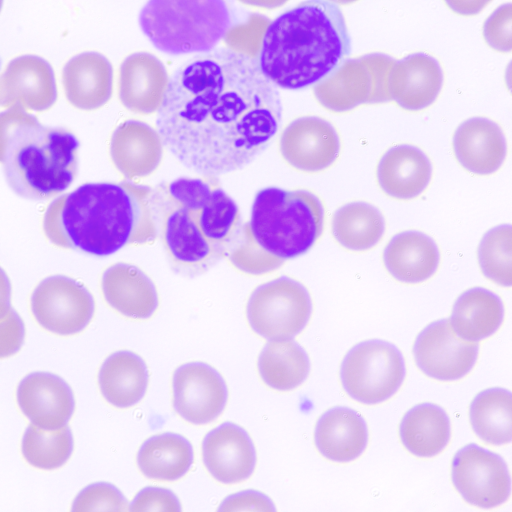
#> input picture image_1.png, 512 x 512 px
$ python red_blood_cells_detection.py
#> lines starting #> are read from the running program, lines starting #| are printed output that depends on the picture; after the words box and inside, x2 and y2 are one past the last pixel; in counts of white or black regions, pixels touching at a corner belong together
import cv2
import numpy as np

def nothing(x):
    pass

def create_windows():
    cv2.namedWindow('trackbars', cv2.WINDOW_NORMAL)

    cv2.resizeWindow("trackbars", 700, 300)

def create_trackbars():
    cv2.createTrackbar('image', 'trackbars', 0, 1, nothing)

    cv2.createTrackbar('gaussian_blur_kernel', 'trackbars', 31, 50, nothing)

    cv2.createTrackbar('threshold_min', 'trackbars', 178, 255, nothing)

    cv2.createTrackbar('threshold_max', 'trackbars', 255, 255, nothing)

    cv2.createTrackbar('dilatation_size', 'trackbars', 2, 50, nothing)

    cv2.createTrackbar('min_color_H', 'trackbars', 134, 255, nothing)

    cv2.createTrackbar('min_color_S', 'trackbars', 0, 255, nothing)

    cv2.createTrackbar('min_color_V', 'trackbars', 210, 255, nothing)

    cv2.createTrackbar('max_color_H', 'trackbars', 176, 255, nothing)

    cv2.createTrackbar('max_color_S', 'trackbars', 74, 255, nothing)

    cv2.createTrackbar('max_color_V', 'trackbars', 240, 255, nothing)

    cv2.createTrackbar('watershed_distance_ratio', 'trackbars', 28, 50, nothing)

def main():

    create_windows()

    create_trackbars()

    while(True):

        which_image = cv2.getTrackbarPos('image', 'trackbars')

        if which_image == 0:
            basic_img = cv2.imread("image_1.png", cv2.IMREAD_COLOR)
#> basic_img is the input picture: shape (512, 512, 3); mean B, G, R 245.4, 204.8, 228.7
            cv2.setTrackbarPos("dilatation_size", "trackbars", 5)
            cv2.setTrackbarPos("max_color_V", "trackbars", 239)
            cv2.setTrackbarPos("watershed_distance_ratio", "trackbars", 37)
        else:
            basic_img = cv2.imread("image_2.png", cv2.IMREAD_COLOR)
            cv2.setTrackbarPos("dilatation_size", "trackbars", 2)
            cv2.setTrackbarPos("max_color_V", "trackbars", 240)
            cv2.setTrackbarPos("watershed_distance_ratio", "trackbars", 28)

        img_source = basic_img.copy()

        img_main = cv2.cvtColor(basic_img, cv2.COLOR_BGR2HSV)
#> img_main: shape (512, 512, 3); mean H, S, V 137.2, 43.3, 245.5

        gaussian_blur_kernel = cv2.getTrackbarPos('gaussian_blur_kernel', 'trackbars')

        treshold_max = cv2.getTrackbarPos('threshold_max', 'trackbars')

        treshold_min = cv2.getTrackbarPos('threshold_min', 'trackbars')

        dilatation_size = cv2.getTrackbarPos('dilatation_size', 'trackbars')

        color_min_h = cv2.getTrackbarPos('min_color_H', 'trackbars')

        color_min_s = cv2.getTrackbarPos('min_color_S', 'trackbars')

        color_min_v = cv2.getTrackbarPos('min_color_V', 'trackbars')

        color_max_h = cv2.getTrackbarPos('max_color_H', 'trackbars')

        color_max_s = cv2.getTrackbarPos('max_color_S', 'trackbars')

        color_max_v = cv2.getTrackbarPos('max_color_V', 'trackbars')

        watershed_ratio = cv2.getTrackbarPos('watershed_distance_ratio', 'trackbars')

        if gaussian_blur_kernel % 2 == 0:
            gaussian_blur_kernel = gaussian_blur_kernel + 1

        img_blur = cv2.GaussianBlur(img_main, (gaussian_blur_kernel, gaussian_blur_kernel), cv2.BORDER_DEFAULT)   # application of Gaussian blur
#> img_blur: shape (512, 512, 3); mean H, S, V 137.2, 43.3, 245.5

        lower_bound = np.array([color_min_h, color_min_s, color_min_v])
        upper_bound = np.array([color_max_h, color_max_s, color_max_v])

        img = cv2.inRange(img_blur, lower_bound, upper_bound)   # color filtering
#> img: shape (512, 512); 24.3% white; 38 white regions (1 under 20 px)

        img = cv2.bitwise_and(img_blur, img_blur, mask=img)  # removing non-compliant parts from the image
#> img: shape (512, 512, 3); mean H, S, V 34, 12.1, 56.5

        if dilatation_size % 2 == 0:
            dilatation_size += 1

        img = cv2.dilate(img, cv2.getStructuringElement(cv2.MORPH_ELLIPSE, (dilatation_size, dilatation_size)))   # dilation
#> img: shape (512, 512, 3); mean H, S, V 41.4, 15.2, 69.4

        img = cv2.cvtColor(img, cv2.COLOR_HSV2RGB)
        img = cv2.cvtColor(img, cv2.COLOR_RGB2GRAY)   # to gray model
#> img: shape (512, 512)

        img = cv2.GaussianBlur(img, (5, 5), cv2.BORDER_DEFAULT)   # Gaussian blur again

        ret, img = cv2.threshold(img, treshold_min, treshold_max, cv2.THRESH_TOZERO)   # threshold to zero
#> ret = 178

        cv2.imshow('Before filling', img)

        img_contours, hierarchy = cv2.findContours(img, cv2.RETR_CCOMP, cv2.CHAIN_APPROX_SIMPLE)   # finding contours
#> img_contours = 52 contours, 1 with area under 20; largest, box (x1, y1, x2, y2) and area: (316, 55, 441, 111) 5071, (251, 281, 308, 389) 4176, (419, 290, 502, 378) 4079, (19, 375, 72, 469) 3886, (0, 56, 56, 159) 3066

        for cnt in img_contours:
            img = cv2.drawContours(img, [cnt], 0, 255, -1)   # drawing contours into the current image
            cv2.drawContours(img_source, [cnt], 0, (255, 255, 255), -1)   # drawing contours into a copy of the original image
#> this loop made 52 passes
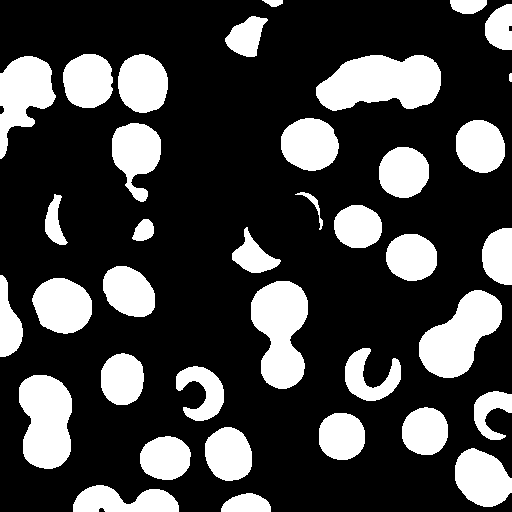
#> img: shape (512, 512); 26.1% white; 37 white regions, largest, box (x1, y1, x2, y2) and area: (316, 55, 441, 111) 5218, (251, 281, 308, 389) 4309, (419, 290, 502, 378) 4199

        kernel = np.ones((3, 3), np.uint8)
        sure_bg = cv2.dilate(img, kernel, iterations=1)   # dilation = background of cells
#> sure_bg: shape (512, 512); 28.9% white; 37 white regions, largest, box (x1, y1, x2, y2) and area: (315, 54, 442, 112) 5624, (250, 280, 309, 390) 4693, (418, 289, 503, 379) 4545

        watershed_ratio = watershed_ratio / 50

        dist_transform = cv2.distanceTransform(img, cv2.DIST_L2, 3)   # distance based on the ratio of background to foreground
        ret, sure_fg = cv2.threshold(dist_transform, watershed_ratio * dist_transform.max(), 255, 0)   # threshold to obtain the foreground
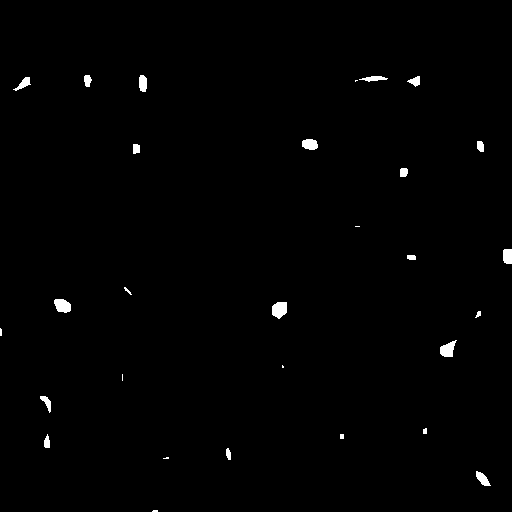
#> sure_fg: shape (512, 512) float32; 0.77% white; 29 white regions (7 under 20 px), largest, box (x1, y1, x2, y2) and area: (272, 302, 287, 319) 203, (54, 299, 71, 313) 185, (440, 340, 457, 357) 179
#> ret = 20.49

        sure_fg = np.uint8(sure_fg)
        unknown = cv2.subtract(sure_bg, sure_fg)   # area between background and foreground = unknown part
#> unknown: shape (512, 512); 28.1% white; 37 white regions, largest, box (x1, y1, x2, y2) and area: (315, 54, 442, 112) 5439, (250, 280, 309, 390) 4485, (418, 289, 503, 379) 4341

        ret, markers = cv2.connectedComponents(sure_fg)   # connected components to obtain markers for watershed
#> markers: shape (512, 512) int32; 30 distinct labels, from 0 to 29
#> ret = 30

        markers = markers + 1
#> markers: shape (512, 512) int32; 30 distinct labels, from 1 to 30

        markers[unknown == 255] = 0
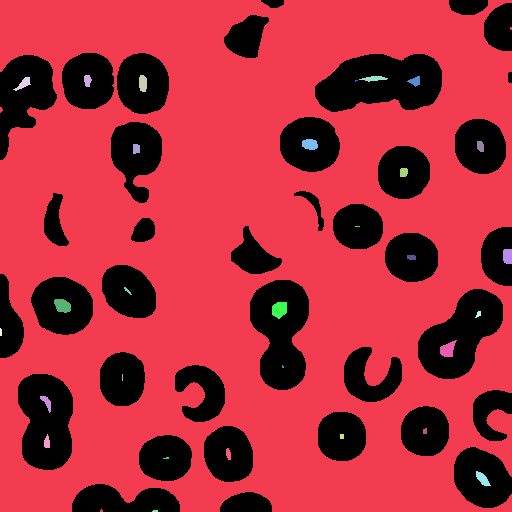
#> markers: shape (512, 512) int32; 31 distinct labels, from 0 to 30; one colour per label, 0 black

        img_new = img_source.copy()   # copying the original image with drawn contours

        markers = cv2.watershed(img_new, markers)   # watershed
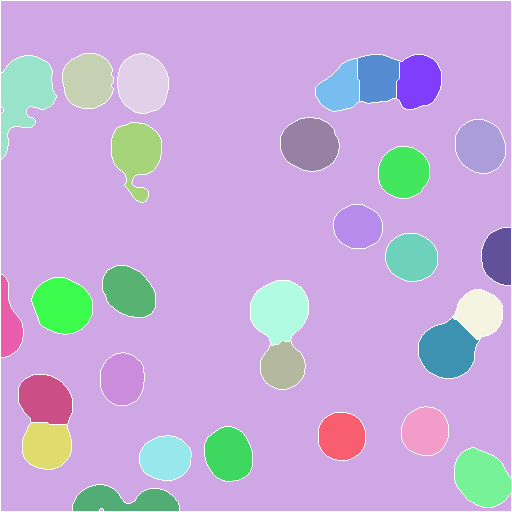
#> markers: shape (512, 512) int32; 31 distinct labels, from -1 to 30; one colour per label, 0 black, -1 white

        markers_length_x = len(markers)
#> markers_length_x = 512
        markers_length_y = len(markers[0])
#> markers_length_y = 512

        for i in range(0, markers_length_x):   # distortion of pixels in a crosswise manner
            for j in range(0, markers_length_x):
                if(markers[i, j] == -1):
                    img[i, j] = 0
                    if(i + 1 < markers_length_x):
                        img[i + 1, j] = 0
                    if(i - 1 > 0):
                        img[i - 1, j] = 0
                    if (j + 1 < markers_length_y):
                        img[i, j + 1] = 0
                    if (j - 1 > 0):
                        img[i, j - 1] = 0
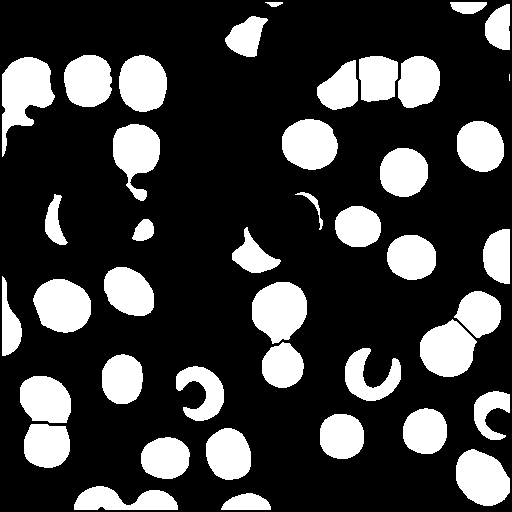
#> img: shape (512, 512); 24% white; 42 white regions (1 under 20 px)

        label_hue = np.uint8(179 * markers / np.max(markers))
        blank_ch = 255 * np.ones_like(label_hue)
        labeled_img = cv2.merge([label_hue, blank_ch, blank_ch])
        labeled_img = cv2.cvtColor(labeled_img, cv2.COLOR_HSV2BGR)   # displaying contours in different colors
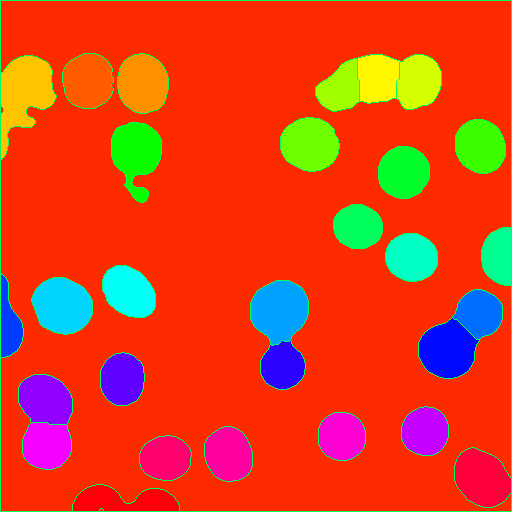
#> labeled_img: shape (512, 512, 3); mean B, G, R 30.3, 67.2, 220.2

        for cnt in img_contours:
            cv2.drawContours(img_source, [cnt], 0, (255, 255, 255), -1)   # drawing contours outlines into the image

        cv2.imshow('Before finding contours', img)

        contours_all, hierarchy = cv2.findContours(img, cv2.RETR_EXTERNAL, cv2.CHAIN_APPROX_SIMPLE)   # finding contours in the image
#> contours_all = 42 contours, 1 with area under 20; largest, box (x1, y1, x2, y2) and area: (2, 57, 55, 157) 2724, (252, 282, 307, 344) 2447, (33, 279, 91, 333) 2325, (420, 319, 477, 377) 2280, (456, 449, 510, 506) 2212

        for cnt in contours_all:
            cv2.drawContours(basic_img, [cnt], 0, (0, 255, 0), 2)   # drawing contours into the original image
#> this loop made 42 passes
#> cnt on pass 32: [[509, 74], [509, 80]]
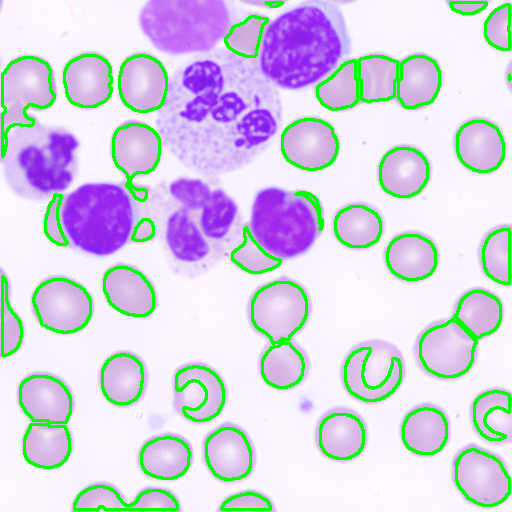
#> basic_img: shape (512, 512, 3); mean B, G, R 226.4, 210.8, 211.3

        print(len(contours_all))   # printing the number of found contours
#| 42

        cv2.imshow('Result', basic_img)

        cv2.imshow('Image markers', labeled_img)

        k = cv2.waitKey(0) & 0xFF   # wait for a key, if it is ESC then turn off, otherwise repeat while cycle
#> (key Esc is pressed here)
        if k == 27:
            break

    cv2.destroyAllWindows()

if __name__ == "__main__":
    main()
